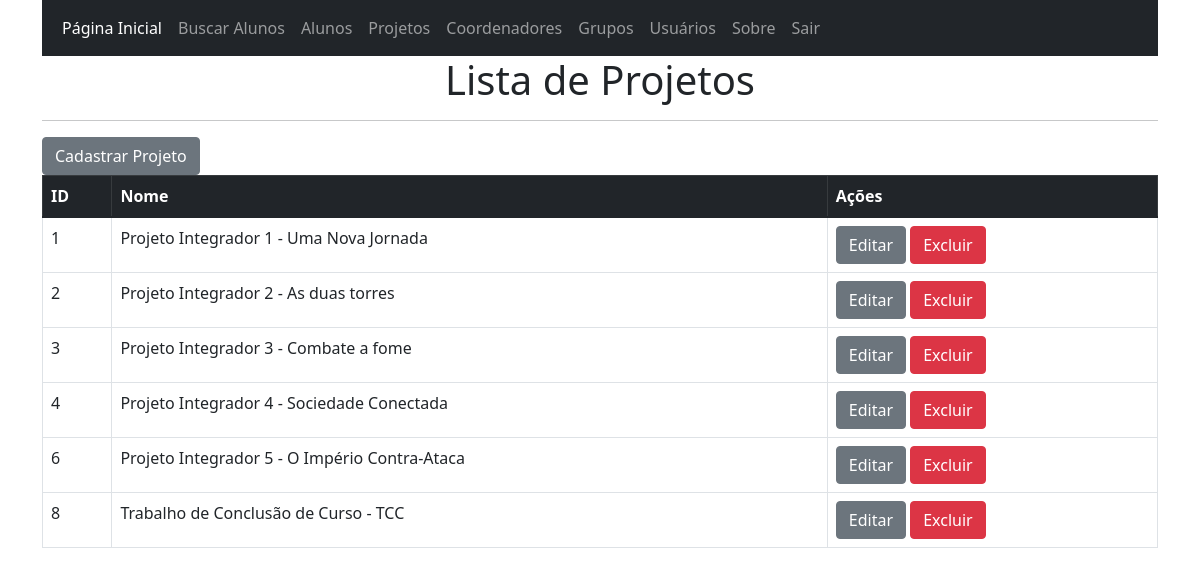
/lista_projetos (signed in), run on the app's committed database.
### app.py (models this page shows, shortened)
class projetos(db.Model):
    id = db.Column(db.Integer, primary_key=True)
    nome = db.Column(db.String(50))

### app.py (the view)
@app.route('/lista_projetos')
@login_required
def lista_projetos():
    return render_template('lista_projetos.html', projetos=projetos.query.all())

### app.py (called while the page is built)
@login_manager.user_loader
def load_user(user_id):
    return usuarios.query.get(user_id)

### templates/lista_projetos.html
{% extends 'base.html' %}
{% block conteudo %}
    <h1 align="center">Lista de Projetos</h1>
    <hr>
    <a href="{{url_for('cadastrar_projeto')}}" class="btn btn-secondary" aria-label="Ir para a tela de cadastro de novo projeto.">Cadastrar Projeto</a>
    <table class="table table-bordered table-hover">
        <thead class="table-dark">
            <th scope="col">ID</th>
            <th scope="col">Nome</th>
            <th scope="col">Ações</th>
        </thead>
        <tbody>
            {% for projeto in projetos %}
                <tr>
                    <td>{{projeto.id}}</td>
                    <td>{{projeto.nome}}</td>
                    <td>
                        <a href="{{projeto.id}}/atualiza_projeto" class="btn btn-secondary btn-xs">Editar</a>
                        <a href="{{projeto.id}}/excluir_projeto" onclick="return confirm('Deseja exlcuir esse registro?')" class="btn btn-danger btn-xs">Excluir</a>
                    </td>
                </tr>
            {% endfor %}
        </tbody>
    </table>
{% endblock conteudo %}

### data on the page
projetos: id "1", nome "Projeto Integrador 1 - Uma Nova Jornada"
projetos: id "2", nome "Projeto Integrador 2 - As duas torres"
projetos: id "3", nome "Projeto Integrador 3 - Combate a fome"
projetos: id "4", nome "Projeto Integrador 4 - Sociedade Conectada"
projetos: id "6", nome "Projeto Integrador 5 - O Império Contra-Ataca"
projetos: id "8", nome "Trabalho de Conclusão de Curso - TCC"
